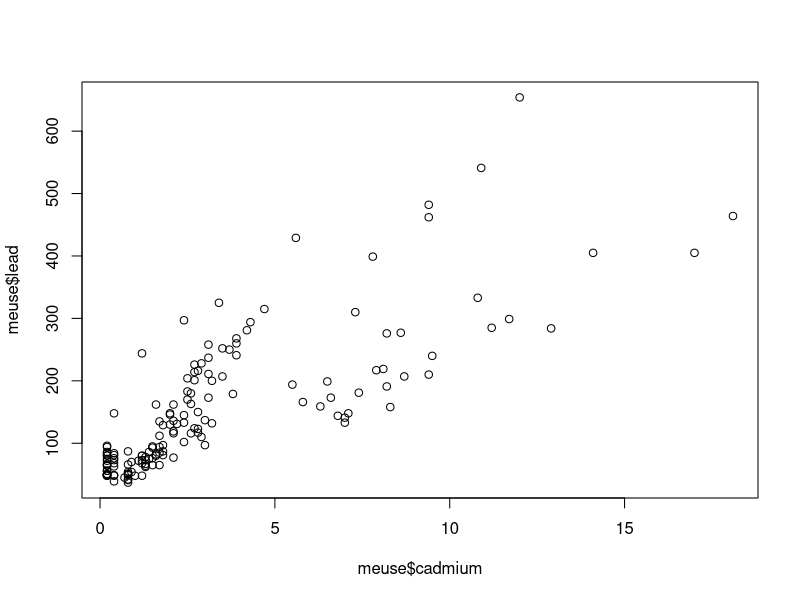
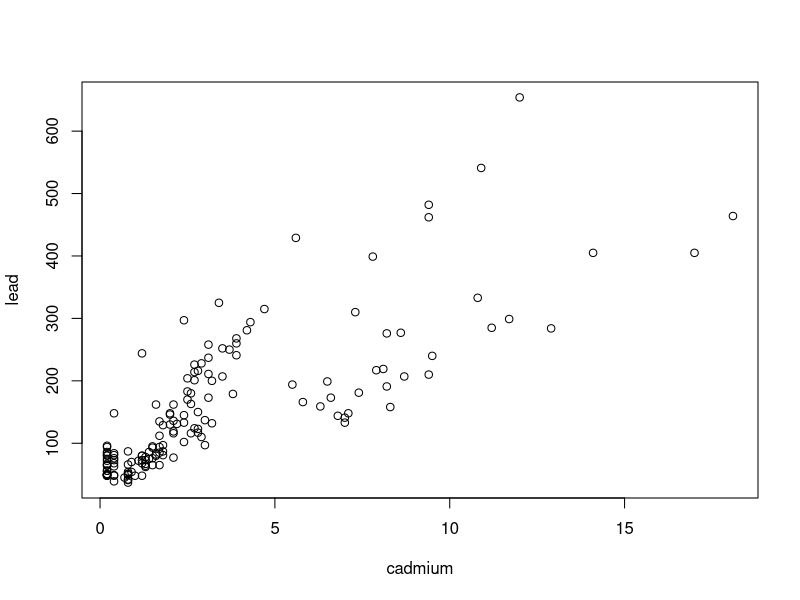
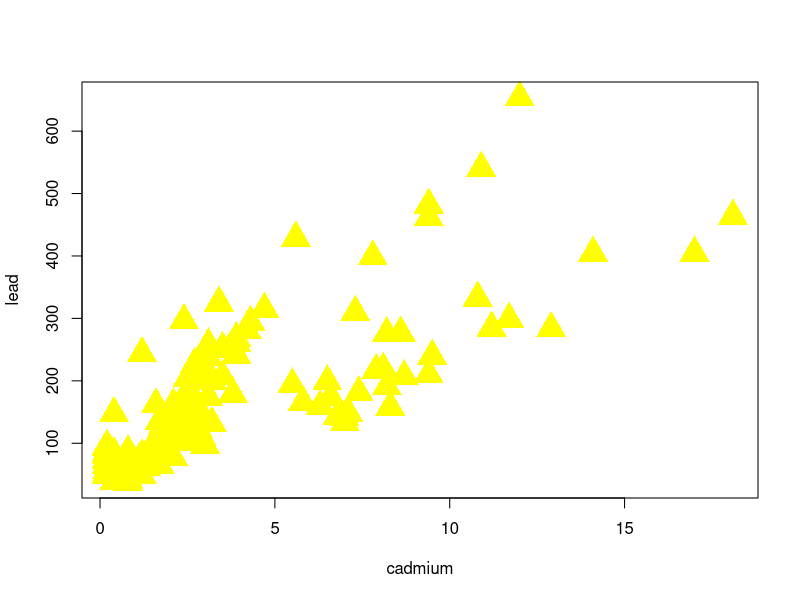
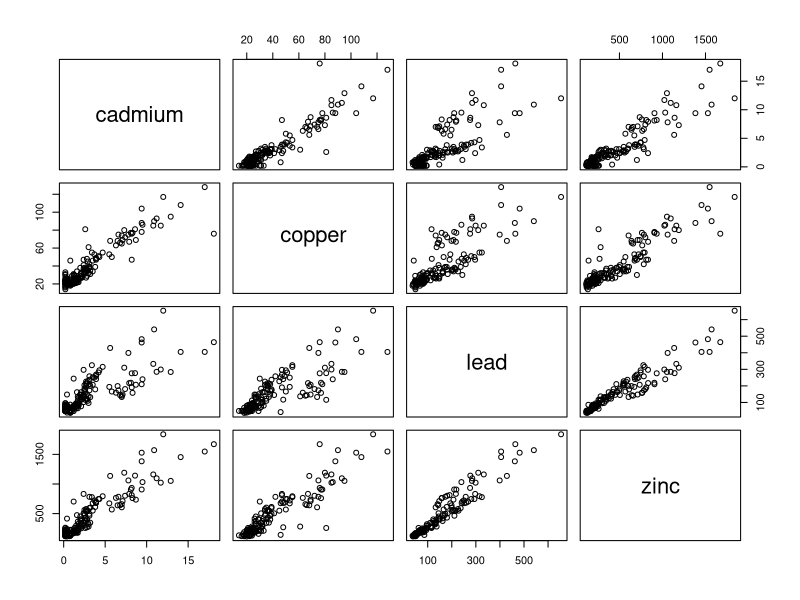
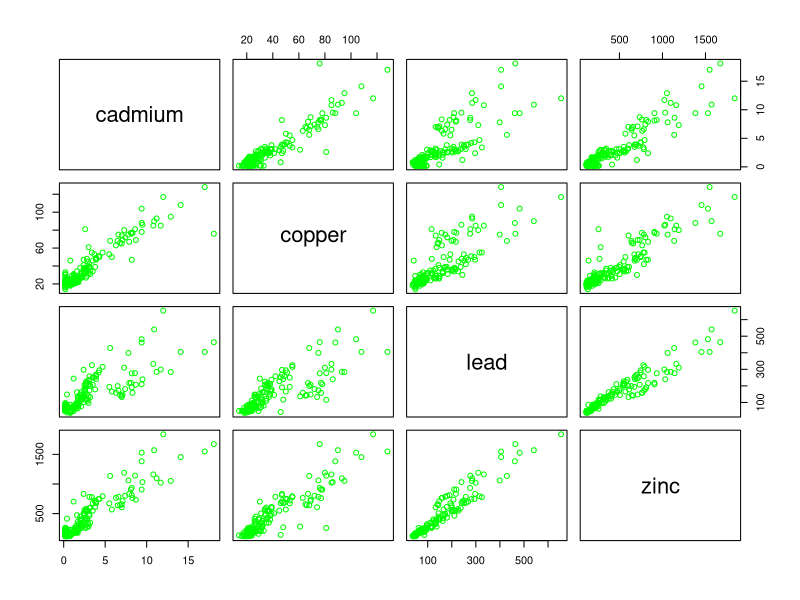

R code for these plots, in order:
#Primo codice R

# installazione pacchetti, uso le virgolette per prendere qualcosa che è al di fuori di R, le citazioni successive senza virgolette
install.packages("sp")

library(sp)

#inserisco i dati di un data set, in questo caso meuse
data(meuse)

meuse

# head è funzione per inserire solo la parte iniziale di un data set, la testa
head(meuse)

#plot è funzione per mettere in relazione delle variabili, all'interno di meuse in questo caso e si esprime con il dollaro $
plot(meuse$cadmium,meuse$lead)


attach(meuse)
plot(cadmium,lead)

#grafico migliorato (pch : da cercare su google per prendere i caratteri, cex sta per character exageration, quindi aumento dimensioni del carattere, mentre col sta per colore)
plot(cadmium,lead,pch=17,cex=3,col="yellow")

# pairs è funzione che comprende tanti plot ovvero fra tutte le variabili possibili del data set, si apre un subset con la quadra seguita dalla virgola, i due punti indicano fino a che punto si arriva
pairs(meuse[,3:6])
pairs(meuse[,3:6],col="green")
